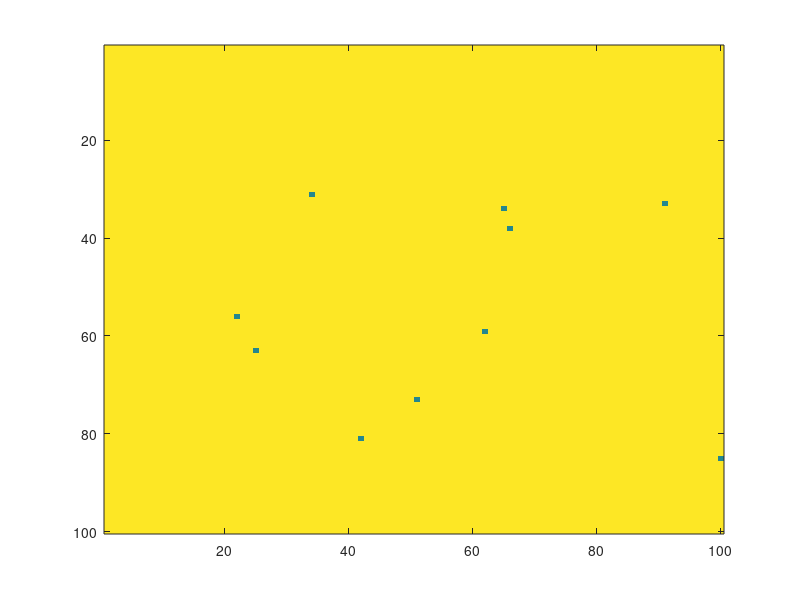

The MATLAB script that drew this image:
clc
clear;
close all;

% constants
fieldSize = 100;
numberOfPoints = 10;


% initialize img with random points
points = randi([1 fieldSize],2,numberOfPoints);
points = sortrows(points',2)' % sorting points by y-coordinate
img(1:fieldSize,1:fieldSize) = 255;
for i = 1:length(points)
    img(points(2,i), points(1,i)) = 0;
end

% animation of sweep line going through 
pointer = 1;
points_empty = 'false'; % analog of prorityQueue.empty
for i = 1:fieldSize
    img_t = img;
    
    % changing colour of points
    while (strcmp(points_empty,'false') && points(2,pointer) == i)
        if pointer <= length(points)
            if pointer == length(points)
                points_empty = 'true';
            end
            fprintf('Go through point %d. point: %d, %d\n', pointer, points(1,pointer), points(2,pointer));
            img(points(2,pointer), points(1,pointer)) = 30;
            pointer = pointer + 1;
        else
            break
        end
    end
    
    % printing sweep line
    img_t(i, :) = zeros(fieldSize,1);
    image(img_t);
    pause(1/10)
end
image(img);







